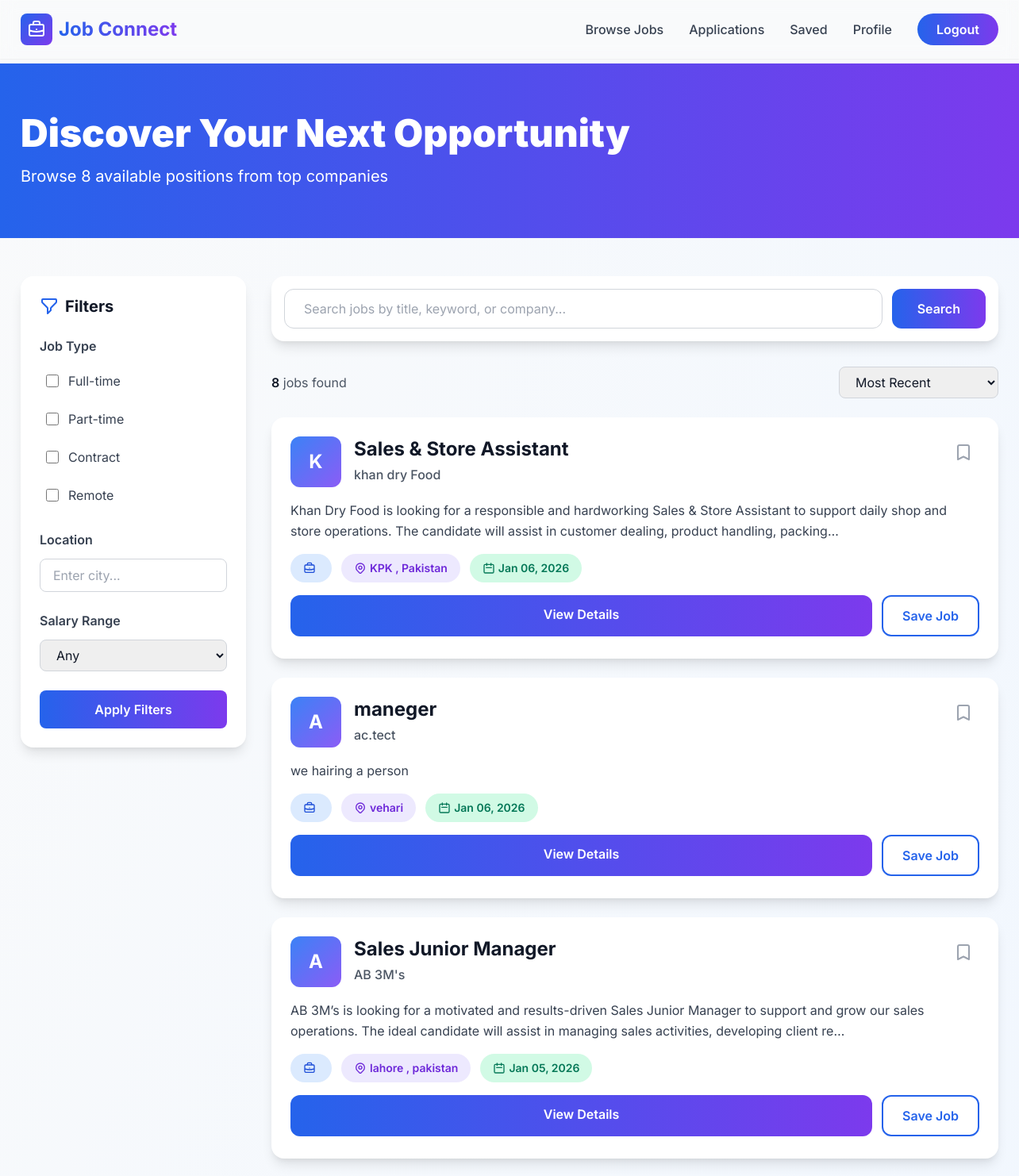
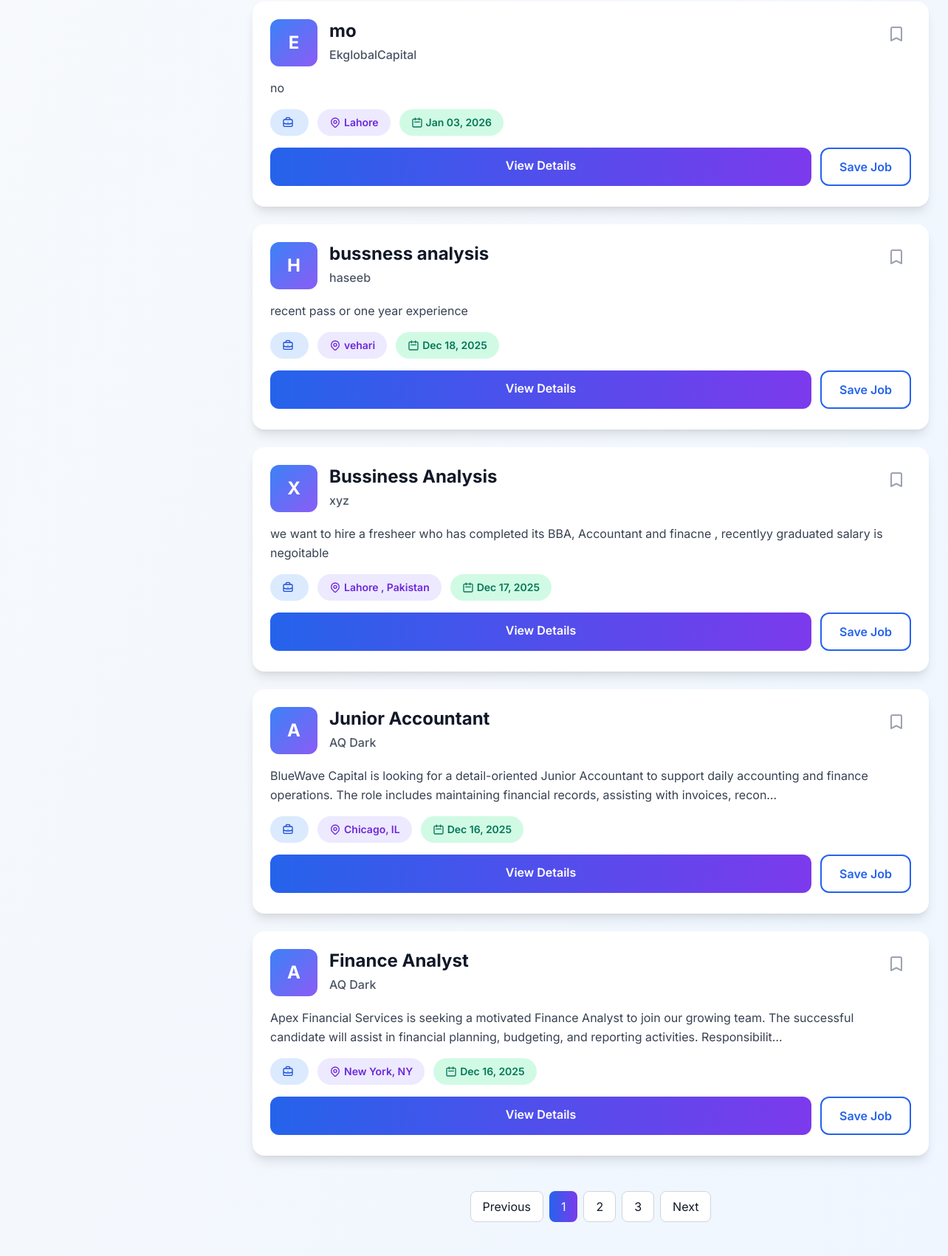
The app's page /jobs/all/ (signed in, upper part) with its own data (2 pictures, top to bottom).
### jobs/models.py (models this page shows, shortened)
class Job(models.Model):
    employer = models.ForeignKey(User, on_delete=models.CASCADE)
    employer_profile = models.ForeignKey(UserProfile, on_delete=models.CASCADE, null=True, blank=True)
    company_name = models.CharField(max_length=255, default="")   # <-- Add this
    title = models.CharField(max_length=200)
    description = models.TextField()
    location = models.CharField(max_length=150)
    created_at = models.DateTimeField(auto_now_add=True)

### jobs/decorators.py (the view)
    def wrapper(request, *args, **kwargs):
        user = request.user
        if hasattr(user, 'userprofile') and user.userprofile.role == 'seeker':
            return view_func(request, *args, **kwargs)
        messages.error(request, "Access denied. Job seekers only.")
        return redirect('landing')

### jobs/views.py (called while the page is built)
@login_required
@seeker_required
def all_jobs(request):
    jobs = Job.objects.all().order_by('-created_at')   # latest first
    return render(request, "seeker/all_jobs.html", {"jobs": jobs})

### jobs/templates/seeker/all_jobs.html (shortened to what this page needs)
{% extends 'base.html' %}
{% block content %}
<div class="min-h-screen bg-gradient-to-br from-gray-50 to-blue-50">
    <div class="bg-gradient-to-r from-blue-600 to-purple-600 text-white py-16">
        <div class="container mx-auto px-6">
            <h1 class="text-5xl font-black mb-4">Discover Your Next Opportunity</h1>
            <p class="text-xl text-white/90">Browse {{ jobs|length }} available positions from top companies</p>
        </div>
    </div>
    <div class="container mx-auto px-6 py-12">
        <div class="grid lg:grid-cols-4 gap-8">
            <aside class="lg:col-span-1">
                <div class="bg-white rounded-2xl shadow-lg p-6 sticky top-24">
                    <h3 class="text-xl font-bold mb-6 flex items-center">
                        Filters
                    </h3>
                    <div class="mb-6">
                        <h4 class="font-semibold mb-3 text-gray-700">Job Type</h4>
                        <div class="space-y-2">
                            <label class="flex items-center cursor-pointer hover:bg-gray-50 p-2 rounded-lg transition">
                                <input type="checkbox" class="w-4 h-4 text-blue-600 rounded">
                                <span class="ml-3 text-gray-700">Full-time</span>
                            </label>
                            <label class="flex items-center cursor-pointer hover:bg-gray-50 p-2 rounded-lg transition">
                                <input type="checkbox" class="w-4 h-4 text-blue-600 rounded">
                                <span class="ml-3 text-gray-700">Part-time</span>
                            </label>
                            <label class="flex items-center cursor-pointer hover:bg-gray-50 p-2 rounded-lg transition">
                                <input type="checkbox" class="w-4 h-4 text-blue-600 rounded">
                                <span class="ml-3 text-gray-700">Contract</span>
                            </label>
                            <label class="flex items-center cursor-pointer hover:bg-gray-50 p-2 rounded-lg transition">
                                <input type="checkbox" class="w-4 h-4 text-blue-600 rounded">
                                <span class="ml-3 text-gray-700">Remote</span>
                            </label>
                        </div>
                    </div>
                    <div class="mb-6">
                        <h4 class="font-semibold mb-3 text-gray-700">Location</h4>
                        <input type="text" placeholder="Enter city..."
                            class="w-full px-4 py-2 border border-gray-300 rounded-lg focus:ring-2 focus:ring-blue-500 focus:outline-none">
                    </div>
                    <div class="mb-6">
                        <h4 class="font-semibold mb-3 text-gray-700">Salary Range</h4>
                        <select
                            class="w-full px-4 py-2 border border-gray-300 rounded-lg focus:ring-2 focus:ring-blue-500 focus:outline-none">
                            <option>Any</option>
                        </select>
                    </div>
                    <button
                        class="w-full bg-gradient-to-r from-blue-600 to-purple-600 text-white py-3 rounded-lg font-semibold hover:shadow-lg transition">
                        Apply Filters
                    </button>
                </div>
            </aside>
            <main class="lg:col-span-3">
                <div class="bg-white rounded-2xl shadow-lg p-4 mb-8">
                    <form action="{% url 'job_search' %}" method="get" class="flex gap-3">
                        <input type="text" name="q" placeholder="Search jobs by title, keyword, or company..."
                            class="flex-1 px-6 py-3 border border-gray-300 rounded-xl focus:ring-2 focus:ring-blue-500 focus:outline-none">
                        <button type="submit"
                            class="bg-gradient-to-r from-blue-600 to-purple-600 text-white px-8 py-3 rounded-xl font-semibold hover:shadow-lg transition">
                            Search
                        </button>
                    </form>
                </div>
                <div class="flex justify-between items-center mb-6">
                    <p class="text-gray-600"><span class="font-semibold text-gray-900">{{ jobs|length }}</span> jobs
                        found</p>
                    <select
                        class="px-4 py-2 border border-gray-300 rounded-lg focus:ring-2 focus:ring-blue-500 focus:outline-none">
                        <option>Most Recent</option>
                    </select>
                </div>
                <div class="space-y-6">
                    {% for job in jobs %}
                    <div
                        class="bg-white rounded-2xl shadow-lg hover:shadow-2xl transition-all duration-300 overflow-hidden group">
                        <div class="p-6">
                            <div class="flex justify-between items-start mb-4">
                                <div class="flex-1">
                                    <div class="flex items-start gap-4">
                                        <div
                                            class="w-16 h-16 bg-gradient-to-br from-blue-500 to-purple-500 rounded-xl flex items-center justify-center text-white font-bold text-2xl flex-shrink-0">
                                            {{ job.company_name|default:"C"|slice:":1"|upper }}
                                        </div>
                                        <div class="flex-1">
                                            <h2
                                                class="text-2xl font-bold text-gray-900 mb-1 group-hover:text-blue-600 transition">
                                                {{ job.title }}
                                            </h2>
                                            <p class="text-gray-600 font-medium">
                                                {{ job.company_name|default:"Unknown Company" }}
                                            </p>
                                        </div>
                                    </div>
                                </div>
                                <button class="p-2 hover:bg-gray-100 rounded-lg transition">
                                    <svg class="w-6 h-6 text-gray-400 hover:text-blue-600" fill="none"
                                        stroke="currentColor" viewBox="0 0 24 24">
                                        <path stroke-linecap="round" stroke-linejoin="round" stroke-width="2"
                                            d="M5 5a2 2 0 012-2h10a2 2 0 012 2v16l-7-3.5L5 21V5z"></path>
                                    </svg>
                                </button>
                            </div>
                            <p class="text-gray-700 leading-relaxed mb-4">
                                {{ job.description|truncatechars:200 }}
                            </p>
                            <div class="flex flex-wrap gap-3 mb-4">
                                <span
                                    class="px-4 py-2 bg-blue-100 text-blue-700 rounded-full text-sm font-semibold flex items-center">
                                </span>
                                <span
                                    class="px-4 py-2 bg-purple-100 text-purple-700 rounded-full text-sm font-semibold flex items-center">
                                    {{ job.location }}
                                </span>
                                <span
                                    class="px-4 py-2 bg-green-100 text-green-700 rounded-full text-sm font-semibold flex items-center">
                                    <svg class="w-4 h-4 mr-1" fill="none" stroke="currentColor" viewBox="0 0 24 24">
                                        <path stroke-linecap="round" stroke-linejoin="round" stroke-width="2"
                                            d="M8 7V3m8 4V3m-9 8h10M5 21h14a2 2 0 002-2V7a2 2 0 00-2-2H5a2 2 0 00-2 2v12a2 2 0 002 2z">
                                        </path>
                                    </svg>
                                    {{ job.created_at|date:"M d, Y" }}
                                </span>
                            </div>
                            <div class="flex gap-3">
                                <a href="{% url 'job_detail' job.id %}"
                                    class="flex-1 bg-gradient-to-r from-blue-600 to-purple-600 text-white text-center py-3 rounded-xl font-semibold hover:shadow-lg transition transform hover:scale-105">
                                    View Details
                                </a>
                                <button
                                    class="px-6 py-3 border-2 border-blue-600 text-blue-600 rounded-xl font-semibold hover:bg-blue-50 transition">
                                    Save Job
                                </button>
                            </div>
                        </div>
                    </div>
                    {% endfor %}
                </div>
                <div class="mt-12 flex justify-center">
                    <div class="flex gap-2">
                        <button
                            class="px-4 py-2 bg-white border border-gray-300 rounded-lg hover:bg-gray-50 transition">Previous</button>
                        <button
                            class="px-4 py-2 bg-gradient-to-r from-blue-600 to-purple-600 text-white rounded-lg">1</button>
                        <button
                            class="px-4 py-2 bg-white border border-gray-300 rounded-lg hover:bg-gray-50 transition">2</button>
                        <button
                            class="px-4 py-2 bg-white border border-gray-300 rounded-lg hover:bg-gray-50 transition">3</button>
                        <button
                            class="px-4 py-2 bg-white border border-gray-300 rounded-lg hover:bg-gray-50 transition">Next</button>
                    </div>
                </div>
            </main>
        </div>
    </div>
</div>
{% endblock %}

### jobs/templates/base.html (style rules this page uses)
body { font-family: 'Inter', sans-serif; }

### records on screen
Job: company_name "K", title "Sales & Store Assistant", company_name "khan dry Food", description "Khan Dry Food is looking for a responsible and hardworking Sales & Store Assistant to support daily shop and store operations. The candidate will assist in customer dealing, product handling, packing…", location "KPK , Pakistan", created_at "Jan 06, 2026"
Job: company_name "A", title "maneger", company_name "ac.tect", description "we hairing a person", location "vehari", created_at "Jan 06, 2026"
Job: company_name "A", title "Sales Junior Manager", company_name "AB 3M's", description "AB 3M’s is looking for a motivated and results-driven Sales Junior Manager to support and grow our sales operations. The ideal candidate will assist in managing sales activities, developing client re…", location "lahore , pakistan", created_at "Jan 05, 2026"
Job: company_name "E", title "mo", company_name "EkglobalCapital", description "no", location "Lahore", created_at "Jan 03, 2026"
Job: company_name "H", title "bussness analysis", company_name "haseeb", description "recent pass or one year experience", location "vehari", created_at "Dec 18, 2025"
Job: company_name "X", title "Bussiness Analysis", company_name "xyz", description "we want to hire a fresheer who has completed its BBA, Accountant and finacne , recentlyy graduated salary is negoitable", location "Lahore , Pakistan", created_at "Dec 17, 2025"
Job: company_name "A", title "Junior Accountant", company_name "AQ Dark", description "BlueWave Capital is looking for a detail-oriented Junior Accountant to support daily accounting and finance operations. The role includes maintaining financial records, assisting with invoices, recon…", location "Chicago, IL", created_at "Dec 16, 2025"
Job: company_name "A", title "Finance Analyst", company_name "AQ Dark", description "Apex Financial Services is seeking a motivated Finance Analyst to join our growing team. The successful candidate will assist in financial planning, budgeting, and reporting activities. Responsibilit…", location "New York, NY", created_at "Dec 16, 2025"

### other values on screen
{{ jobs|length }} "8"
